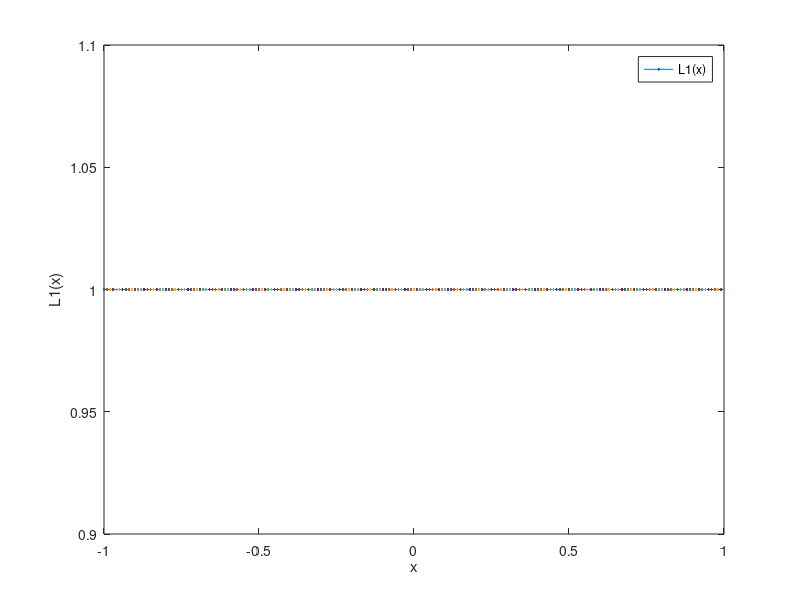

Source code (MATLAB): (Note: this script raises an error after producing the figure.)
clear all
clc
#--------draw L(x) function-----------------
function [y_ref] = lagrange (x_ref, x, y)
  nsize = size(x);
  y_ref = 0;
  #the definition of L(x)
  for j = 1:nsize
    Lj = 1;
    for i = 1:nsize
      if i == j 
        continue
      endif
      Lj *= (x_ref - x(i)) / (x(j) - x(i));
    endfor
    figure(j)
    plot(x_ref,Lj)
    xlabel("x");
    lname = strcat("L", dec2base(j, 10), "(x)");
    ylabel(lname);
    legend(lname);
    y_ref += Lj * y(j);
  endfor
endfunction
#--------------------------------------

#-----------GET DATA-------------------
#read the data in hw1AB
rawdata = textread("hw1AB.dat");

#transfrom the data into a matrix
point = reshape(rawdata, 2, []);

#check the size of point
data_size = size(point);

#declare x and y to store all the point(point known already)
xi = 1 : 1 : data_size(2)-1;
yi = 1 : 1 : data_size(2)-1;

#load the data onto xj and yj
for i = 2:data_size(2)
  xi(i-1) = point(1,i);
  yi(i-1) = point(2,i);
endfor
#--------------------------------------

#-------------draw P(x)----------------
x_ref = -1 : 0.01 : 1;
px = lagrange(x_ref, xi, yi);
figure(12)
plot(x_ref, y)
xlabel("x");
ylabel("P(x)");
#-------------------------------------
